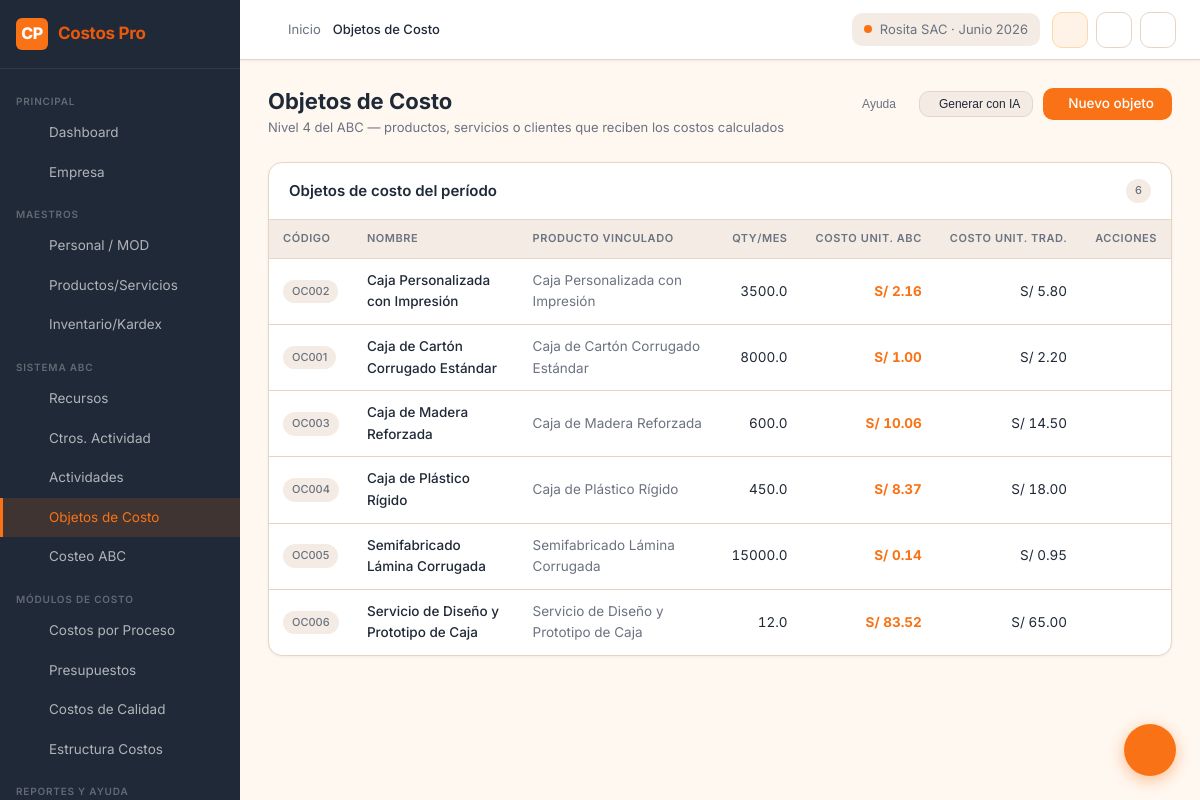
The page /cost-objects (signed in) on the database its author committed.
### tables this page shows
CREATE TABLE abc_results (
    id INTEGER PRIMARY KEY AUTOINCREMENT,
    abc_model_id INTEGER NOT NULL,
    cost_object_id INTEGER NOT NULL,
    production_cost REAL DEFAULT 0,
    admin_expense_allocated REAL DEFAULT 0,
    sales_expense_allocated REAL DEFAULT 0,
    financial_expense_allocated REAL DEFAULT 0,
    total_cost REAL DEFAULT 0,
    margin_amount REAL DEFAULT 0,
    sale_value REAL DEFAULT 0,
    igv_amount REAL DEFAULT 0,
    sale_price REAL DEFAULT 0,
    unit_cost_abc REAL DEFAULT 0,
    unit_cost_traditional REAL DEFAULT 0,
    created_at DATETIME DEFAULT CURRENT_TIMESTAMP,
    UNIQUE(abc_model_id, cost_object_id),
    FOREIGN KEY (abc_model_id) REFERENCES abc_models(id) ON DELETE CASCADE,
    FOREIGN KEY (cost_object_id) REFERENCES cost_objects(id)
);

CREATE TABLE cost_objects (
    id INTEGER PRIMARY KEY AUTOINCREMENT,
    company_id INTEGER NOT NULL,
    period_id INTEGER,
    code TEXT NOT NULL,
    name TEXT NOT NULL,
    product_id INTEGER,          -- FK a products_services si aplica
    quantity_month REAL DEFAULT 0,
    unit_cost_abc REAL DEFAULT 0,
    unit_cost_traditional REAL DEFAULT 0,
    notes TEXT,
    created_at DATETIME DEFAULT CURRENT_TIMESTAMP,
    UNIQUE(company_id, period_id, code),
    FOREIGN KEY (company_id) REFERENCES companies(id) ON DELETE CASCADE,
    FOREIGN KEY (period_id) REFERENCES periods(id),
    FOREIGN KEY (product_id) REFERENCES products_services(id)
);

CREATE TABLE products_services (
    id INTEGER PRIMARY KEY AUTOINCREMENT,
    company_id INTEGER NOT NULL,
    code TEXT NOT NULL,
    name TEXT NOT NULL,
    description TEXT,
    category TEXT,               -- producto | servicio | semielaborado | materia_prima
    unit_id INTEGER,
    sale_price REAL DEFAULT 0,
    standard_cost REAL DEFAULT 0,
    is_active INTEGER DEFAULT 1,
    created_at DATETIME DEFAULT CURRENT_TIMESTAMP,
    UNIQUE(company_id, code),
    FOREIGN KEY (company_id) REFERENCES companies(id) ON DELETE CASCADE,
    FOREIGN KEY (unit_id) REFERENCES units_of_measure(id)
);

### routes/cost_objects.py (the view)
@cost_objects_bp.route('/cost-objects')
@login_required
@company_required
def index():
    session['active_module'] = 'cost_objects'
    company_id = session['company_id']
    period_id  = session.get('period_id')
    latest_model = query_db(
        """SELECT id
           FROM abc_models
           WHERE company_id=? AND period_id=? AND status IN ('calculado', 'aprobado')
           ORDER BY COALESCE(calculated_at, created_at) DESC, id DESC
           LIMIT 1""",
        (company_id, period_id), one=True
    )
    latest_model_id = latest_model['id'] if latest_model else 0
    objects = query_db(
        """SELECT co.*, ps.name as product_name,
                  ar.unit_cost_abc as abc_unit_cost_latest,
                  ar.unit_cost_traditional as trad_unit_cost_latest,
                  ar.total_cost as abc_total_cost_latest
           FROM cost_objects co
           LEFT JOIN products_services ps ON co.product_id = ps.id
           LEFT JOIN abc_results ar
                  ON ar.cost_object_id = co.id
                 AND ar.abc_model_id = ?
           WHERE co.company_id=? AND (co.period_id=? OR co.period_id IS NULL)
           ORDER BY co.name""",
        (latest_model_id, company_id, period_id)
    )
    products = query_db(
        "SELECT id, code, name FROM products_services WHERE company_id=? AND is_active=1 ORDER BY name",
        (company_id,)
    )
    return render_template('cost_objects/index.html',
                           objects=objects, products=products)

### models/database.py (called while the page is built)
def get_db():
    if 'db' not in g:
        g.db = sqlite3.connect(
            current_app.config.get('DATABASE', DATABASE),
            detect_types=sqlite3.PARSE_DECLTYPES
        )
        g.db.row_factory = sqlite3.Row
        g.db.execute("PRAGMA foreign_keys = ON")
    return g.db

def query_db(query, args=(), one=False):
    cur = get_db().execute(query, args)
    rv = cur.fetchall()
    cur.close()
    return (rv[0] if rv else None) if one else rv

### routes/dashboard.py (called while the page is built)
def login_required(f):
    @wraps(f)
    def decorated(*args, **kwargs):
        if 'user_id' not in session:
            return redirect(url_for('auth.login'))
        return f(*args, **kwargs)
    return decorated

def company_required(f):
    @wraps(f)
    def decorated(*args, **kwargs):
        if 'company_id' not in session:
            return redirect(url_for('companies.select'))
        return f(*args, **kwargs)
    return decorated

### templates/cost_objects/index.html (shortened to what this page needs)
{% extends 'base.html' %}
{% block breadcrumb %}Objetos de Costo{% endblock %}
{% block content %}
<div class="page-header">
  <div>
    <h1 class="page-title">Objetos de Costo</h1>
    <p class="page-subtitle">Nivel 4 del ABC — productos, servicios o clientes que reciben los costos calculados</p>
  </div>
  <div class="page-actions">
    <button class="btn btn-ghost btn-sm"
            onclick="showHelpModal('Objetos de Costo',
              'El objeto de costo es aquello para lo que se quiere calcular el costo: un producto, un servicio, un cliente, una línea de negocio, etc. Las actividades del ABC distribuyen sus costos a estos objetos usando inductores. El resultado es el costo unitario ABC.')">
       Ayuda
    </button>
    <button class="btn btn-secondary btn-sm" onclick="AIGenerator.show('cost_objects')">
       Generar con IA
    </button>
    <a href="{{ url_for('cost_objects.new') }}" class="btn btn-primary">
       Nuevo objeto
    </a>
  </div>
</div>
<div class="card">
  <div class="card-header">
    <span class="card-title"> Objetos de costo del período</span>
    <span class="badge badge-neutral">{{ objects|length }}</span>
  </div>
  {% if objects %}
  <div class="table-wrap">
    <table class="table">
      <thead>
        <tr><th>Código</th><th>Nombre</th><th>Producto vinculado</th><th class="number">Qty/mes</th><th class="number">Costo unit. ABC</th><th class="number">Costo unit. trad.</th><th class="actions">Acciones</th></tr>
      </thead>
      <tbody>
        {% for o in objects %}
        <tr>
          <td><span class="badge badge-neutral">{{ o.code }}</span></td>
          <td style="font-weight:500">{{ o.name }}</td>
          <td style="color:var(--text-secondary)">{{ o.product_name or '—' }}</td>
          <td class="number">{{ o.quantity_month or 0 }}</td>
          <td class="number">
            {% set abc_cost = o.abc_unit_cost_latest if o.abc_unit_cost_latest is not none else o.unit_cost_abc %}
            {% if o.abc_unit_cost_latest is not none or abc_cost %}
              <strong style="color:var(--primary)">{{ abc_cost | currency }}</strong>
            {% else %}
              <span style="color:var(--text-light)">— (sin calcular)</span>
            {% endif %}
          </td>
          <td class="number">
            {% set trad_cost = o.trad_unit_cost_latest if o.trad_unit_cost_latest is not none else o.unit_cost_traditional %}
            {{ trad_cost | currency if trad_cost else '—' }}
          </td>
          <td class="actions">
            <a href="{{ url_for('cost_objects.edit', oid=o.id) }}" class="btn btn-ghost btn-sm btn-icon"></a>
            <form method="POST" action="{{ url_for('cost_objects.delete', oid=o.id) }}" style="display:inline">
              <button type="submit" class="btn btn-ghost btn-sm btn-icon" data-confirm="¿Eliminar este objeto?"></button>
            </form>
          </td>
        </tr>
        {% endfor %}
      </tbody>
    </table>
  </div>
  {% endif %}
</div>
{% endblock %}

### static/css/main.css (style rules this page uses)
:root { --bg-primary: #FFF8F1; --bg-secondary: #F4ECE4; --bg-card: #FFFFFF; --bg-dark: #1F2937; --bg-dark-hover: #374151; --primary: #F97316; --primary-hover: #EA580C; --primary-light: #FED7AA; --primary-xlight: #FFF3E8; --text-primary: #1F2937; --text-secondary: #6B7280; --text-light: #9CA3AF; --text-on-dark: #F9FAFB; --text-on-primary:#FFFFFF; --success: #22C55E; --success-bg: #DCFCE7; --success-text: #166534; --warning: #FACC15; --warning-bg: #FEF9C3; --warning-text: #854D0E; --danger: #DC2626; --danger-bg: #FEE2E2; --danger-text: #991B1B; --info: #3B82F6; --info-bg: #DBEAFE; --info-text: #1E40AF; --border: #E5D5C5; --border-focus: #F97316; --shadow-sm: 0 1px 3px rgba(0,0,0,0.06); --shadow-md: 0 4px 12px rgba(0,0,0,0.08); --shadow-lg: 0 8px 24px rgba(0,0,0,0.10); --radius-sm: 6px; --radius-md: 10px; --radius-lg: 14px; --radius-xl: 20px; --sidebar-width: 240px; --sidebar-collapsed: 64px; --topbar-height: 60px; --font-sans: 'Inter', -apple-system, BlinkMacSystemFont, 'Segoe UI', sans-serif; --font-mono: 'JetBrains Mono', 'Fira Code', monospace; }
*, *::before, *::after { box-sizing: border-box; margin: 0; padding: 0; }
html { font-size: 15px; scroll-behavior: smooth; }
body { font-family: var(--font-sans); background: var(--bg-primary); color: var(--text-primary); line-height: 1.6; min-height: 100vh; }
a { color: var(--primary); text-decoration: none; }
.page-header { display: flex; align-items: flex-start; justify-content: space-between; margin-bottom: 24px; gap: 16px; }
.page-title { font-size: 22px; font-weight: 700; color: var(--text-primary); line-height: 1.2; }
.page-subtitle { font-size: 13px; color: var(--text-secondary); margin-top: 3px; }
.page-actions { display: flex; gap: 10px; align-items: center; flex-shrink: 0; }
.card { background: var(--bg-card); border: 1px solid var(--border); border-radius: var(--radius-lg); box-shadow: var(--shadow-sm); overflow: hidden; }
.card-header { padding: 16px 20px; border-bottom: 1px solid var(--border); display: flex; align-items: center; justify-content: space-between; gap: 12px; }
.card-title { font-size: 15px; font-weight: 600; color: var(--text-primary); }
.table-wrap { overflow-x: auto; }
.table { width: 100%; border-collapse: collapse; font-size: 13.5px; }
.table th { background: var(--bg-secondary); color: var(--text-secondary); font-size: 11px; font-weight: 600; text-transform: uppercase; letter-spacing: 0.05em; padding: 10px 14px; text-align: left; border-bottom: 1px solid var(--border); white-space: nowrap; }
.table td { padding: 11px 14px; border-bottom: 1px solid var(--border); color: var(--text-primary); vertical-align: middle; }
.table tr:last-child td { border-bottom: none; }
.table .number { text-align: right; font-variant-numeric: tabular-nums; }
.table .actions { text-align: right; white-space: nowrap; }
.btn { display: inline-flex; align-items: center; gap: 7px; padding: 9px 18px; border-radius: var(--radius-md); font-size: 13.5px; font-weight: 500; cursor: pointer; border: none; transition: all 0.15s; text-decoration: none; line-height: 1; white-space: nowrap; }
.btn-primary { background: var(--primary); color: #fff; }
.btn-secondary { background: var(--bg-secondary); color: var(--text-primary); border: 1px solid var(--border); }
.btn-ghost { background: transparent; color: var(--text-secondary); border: 1px solid transparent; }
.btn-sm { padding: 6px 12px; font-size: 12px; }
.btn-icon { padding: 8px; }
.badge { display: inline-flex; align-items: center; gap: 4px; padding: 3px 9px; border-radius: 20px; font-size: 11px; font-weight: 500; white-space: nowrap; }
.badge-neutral { background: var(--bg-secondary); color: var(--text-secondary); }

### rows shown on the page
abc_results: code "OC002", name "Caja Personalizada con Impresión", quantity_month "3500.0", unit_cost_abc "S/ 2.16", unit_cost_traditional "S/ 5.80"
abc_results: code "OC001", name "Caja de Cartón Corrugado Estándar", quantity_month "8000.0", unit_cost_abc "S/ 1.00", unit_cost_traditional "S/ 2.20"
abc_results: code "OC003", name "Caja de Madera Reforzada", quantity_month "600.0", unit_cost_abc "S/ 10.06", unit_cost_traditional "S/ 14.50"
abc_results: code "OC004", name "Caja de Plástico Rígido", quantity_month "450.0", unit_cost_abc "S/ 8.37", unit_cost_traditional "S/ 18.00"
abc_results: code "OC005", name "Semifabricado Lámina Corrugada", quantity_month "15000.0", unit_cost_abc "S/ 0.14", unit_cost_traditional "S/ 0.95"
abc_results: code "OC006", name "Servicio de Diseño y Prototipo de Caja", quantity_month "12.0", unit_cost_abc "S/ 83.52", unit_cost_traditional "S/ 65.00"

### other values the page prints
{{ current_company }} "Rosita SAC"
{{ current_period }} "Junio 2026"
{{ objects|length }} "6"
